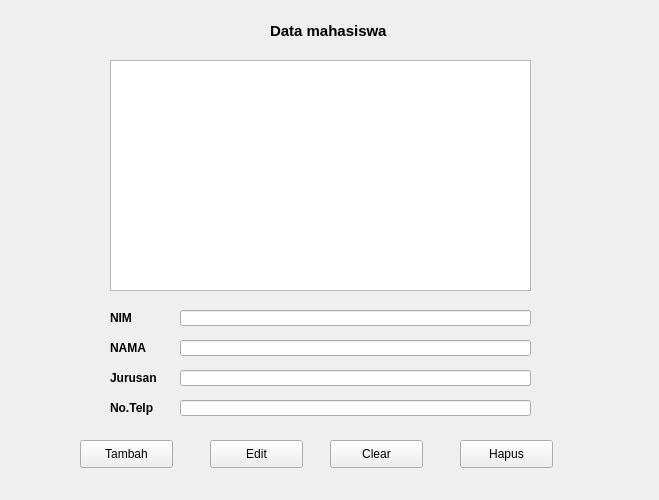
<?xml version="1.0" encoding="UTF-8"?>
<ui version="4.0">
 <class>Form</class>
 <widget class="QWidget" name="Form">
  <property name="geometry">
   <rect>
    <x>0</x>
    <y>0</y>
    <width>659</width>
    <height>500</height>
   </rect>
  </property>
  <property name="windowTitle">
   <string>Form</string>
  </property>
  <widget class="QLabel" name="label">
   <property name="geometry">
    <rect>
     <x>270</x>
     <y>0</y>
     <width>151</width>
     <height>61</height>
    </rect>
   </property>
   <property name="font">
    <font>
     <pointsize>11</pointsize>
     <weight>75</weight>
     <bold>true</bold>
    </font>
   </property>
   <property name="text">
    <string>Data mahasiswa</string>
   </property>
  </widget>
  <widget class="QTextEdit" name="textEdit">
   <property name="geometry">
    <rect>
     <x>110</x>
     <y>60</y>
     <width>421</width>
     <height>231</height>
    </rect>
   </property>
  </widget>
  <widget class="QLineEdit" name="lineEdit">
   <property name="geometry">
    <rect>
     <x>180</x>
     <y>310</y>
     <width>351</width>
     <height>16</height>
    </rect>
   </property>
  </widget>
  <widget class="QLabel" name="label_2">
   <property name="geometry">
    <rect>
     <x>110</x>
     <y>310</y>
     <width>41</width>
     <height>16</height>
    </rect>
   </property>
   <property name="font">
    <font>
     <pointsize>9</pointsize>
     <weight>75</weight>
     <bold>true</bold>
    </font>
   </property>
   <property name="text">
    <string>NIM</string>
   </property>
  </widget>
  <widget class="QLabel" name="label_3">
   <property name="geometry">
    <rect>
     <x>110</x>
     <y>340</y>
     <width>55</width>
     <height>16</height>
    </rect>
   </property>
   <property name="font">
    <font>
     <pointsize>9</pointsize>
     <weight>75</weight>
     <bold>true</bold>
    </font>
   </property>
   <property name="text">
    <string>NAMA</string>
   </property>
  </widget>
  <widget class="QLabel" name="label_4">
   <property name="geometry">
    <rect>
     <x>110</x>
     <y>370</y>
     <width>71</width>
     <height>16</height>
    </rect>
   </property>
   <property name="font">
    <font>
     <pointsize>9</pointsize>
     <weight>75</weight>
     <bold>true</bold>
    </font>
   </property>
   <property name="text">
    <string>Jurusan</string>
   </property>
  </widget>
  <widget class="QLabel" name="label_5">
   <property name="geometry">
    <rect>
     <x>110</x>
     <y>400</y>
     <width>61</width>
     <height>16</height>
    </rect>
   </property>
   <property name="font">
    <font>
     <pointsize>9</pointsize>
     <weight>75</weight>
     <bold>true</bold>
    </font>
   </property>
   <property name="text">
    <string>No.Telp</string>
   </property>
  </widget>
  <widget class="QLineEdit" name="lineEdit_2">
   <property name="geometry">
    <rect>
     <x>180</x>
     <y>340</y>
     <width>351</width>
     <height>16</height>
    </rect>
   </property>
  </widget>
  <widget class="QLineEdit" name="lineEdit_3">
   <property name="geometry">
    <rect>
     <x>180</x>
     <y>370</y>
     <width>351</width>
     <height>16</height>
    </rect>
   </property>
  </widget>
  <widget class="QLineEdit" name="lineEdit_4">
   <property name="geometry">
    <rect>
     <x>180</x>
     <y>400</y>
     <width>351</width>
     <height>16</height>
    </rect>
   </property>
  </widget>
  <widget class="QPushButton" name="pushButton">
   <property name="geometry">
    <rect>
     <x>80</x>
     <y>440</y>
     <width>93</width>
     <height>28</height>
    </rect>
   </property>
   <property name="text">
    <string>Tambah</string>
   </property>
  </widget>
  <widget class="QPushButton" name="pushButton_2">
   <property name="geometry">
    <rect>
     <x>210</x>
     <y>440</y>
     <width>93</width>
     <height>28</height>
    </rect>
   </property>
   <property name="text">
    <string>Edit</string>
   </property>
  </widget>
  <widget class="QPushButton" name="pushButton_3">
   <property name="geometry">
    <rect>
     <x>330</x>
     <y>440</y>
     <width>93</width>
     <height>28</height>
    </rect>
   </property>
   <property name="text">
    <string>Clear</string>
   </property>
  </widget>
  <widget class="QPushButton" name="pushButton_4">
   <property name="geometry">
    <rect>
     <x>460</x>
     <y>440</y>
     <width>93</width>
     <height>28</height>
    </rect>
   </property>
   <property name="text">
    <string>Hapus</string>
   </property>
  </widget>
 </widget>
 <resources/>
 <connections/>
</ui>
